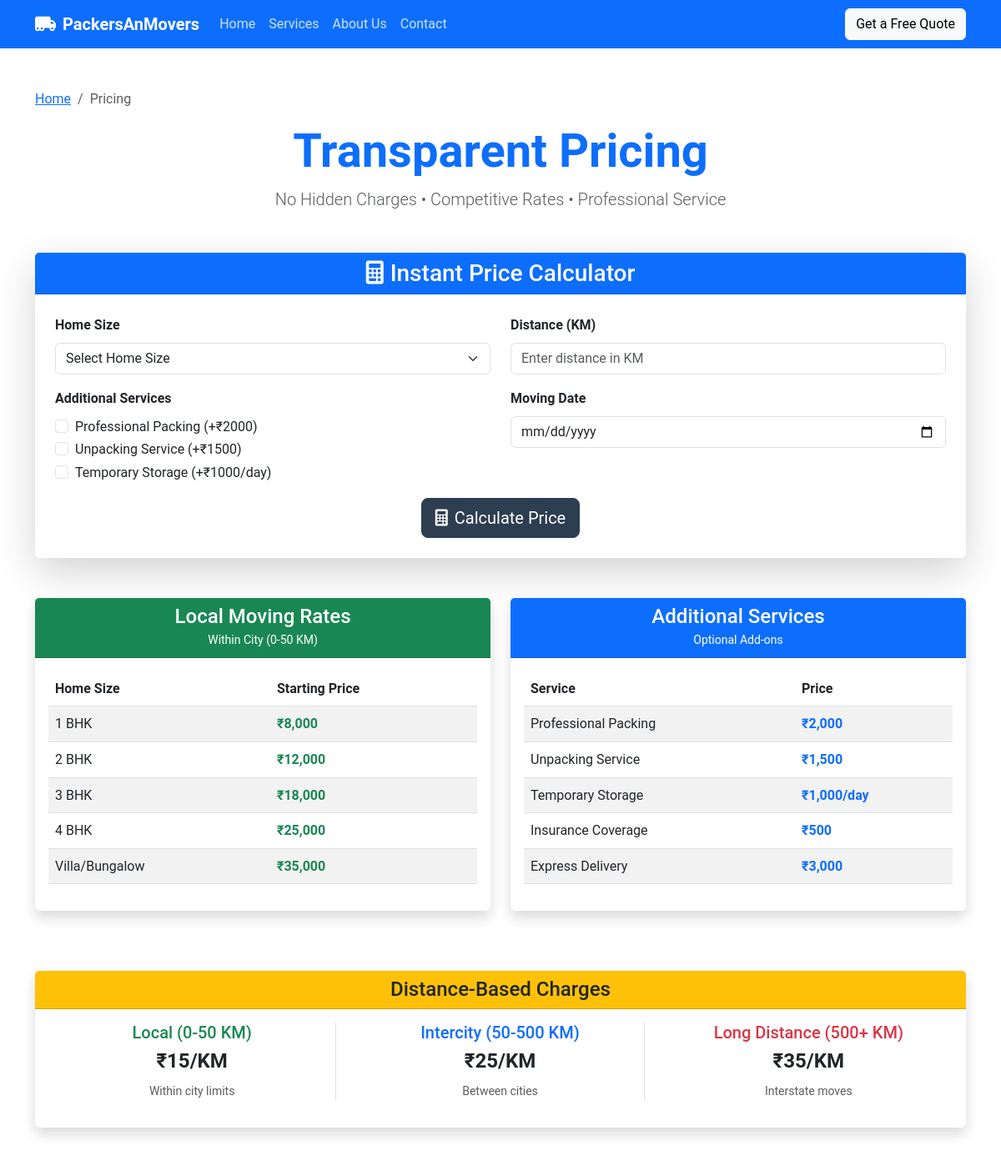
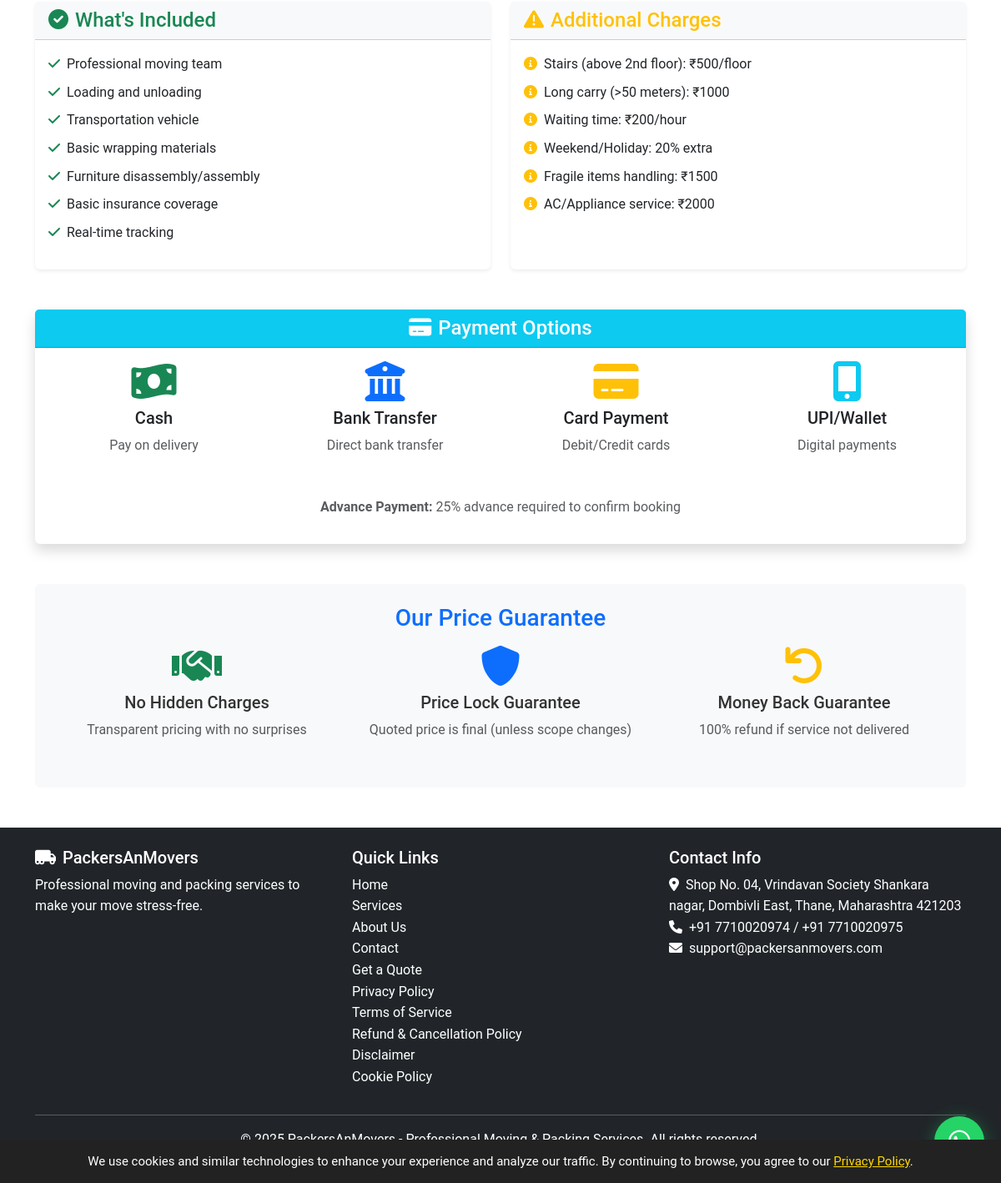
/pricing.php, run on the app's committed database (2 pictures, top to bottom).
### tables this page shows
CREATE TABLE settings (
    id INT AUTO_INCREMENT PRIMARY KEY,
    setting_key VARCHAR(100) UNIQUE NOT NULL,
    setting_value TEXT NOT NULL,
    updated_at TIMESTAMP DEFAULT CURRENT_TIMESTAMP ON UPDATE CURRENT_TIMESTAMP
);

### pricing.php (the view, shortened to what the rows shown need)
<?php
require_once 'config.php';
include 'includes/header.php';
?>
<div class="container my-5">
    <div class="text-center mb-5">
        <h1 class="display-4 fw-bold text-primary">Transparent Pricing</h1>
    </div>
    <div class="row mb-5">
        <div class="col-lg-6 mb-4">
            <div class="card h-100 border-0 shadow">
                <div class="card-body">
                    <div class="table-responsive">
                        <table class="table table-striped">
                            <thead>
                                <tr>
                                    <th>Home Size</th>
                                    <th>Starting Price</th>
                                </tr>
                            </thead>
                        </table>
                    </div>
                </div>
            </div>
        </div>
        <div class="col-lg-6 mb-4">
            <div class="card h-100 border-0 shadow">
                <div class="card-body">
                    <div class="table-responsive">
                        <table class="table table-striped">
                            <thead>
                                <tr>
                                    <th>Service</th>
                                    <th>Price</th>
                                </tr>
                            </thead>
                        </table>
                    </div>
                </div>
            </div>
        </div>
    </div>
</div>
<?php include 'includes/footer.php'; ?>

### includes/header.php (shortened to what the rows shown need)
<!DOCTYPE html>
<html lang="en">
<head>
    <link href="https://cdn.jsdelivr.net/npm/bootstrap@5.3.0-alpha1/dist/css/bootstrap.min.css" rel="stylesheet">
    <link rel="stylesheet" href="https://cdnjs.cloudflare.com/ajax/libs/font-awesome/6.0.0/css/all.min.css">
    <link rel="stylesheet" href="/assets/css/style.css">
</head>
<body>
    <nav class="navbar navbar-expand-lg navbar-dark bg-primary">
        <div class="container">
            <a class="navbar-brand" href="/">
                <i class="fas fa-truck-moving me-2"></i><?php echo get_setting('company_name', 'PackersAnMovers'); ?>
            </a>
            <div class="collapse navbar-collapse" id="navbarNav">
                <ul class="navbar-nav me-auto">
                </ul>
            </div>
            <div class="d-flex align-items-center">
                <a href="/quote" class="btn btn-light">Get a Free Quote</a>
            </div>
        </div>
    </nav>
    <main>

### includes/footer.php (shortened to what the rows shown need)
</main>
    <footer class="bg-dark text-white py-4 mt-5">
        <div class="container">
            <div class="row">
                <div class="col-md-4">
                    <h5><i class="fas fa-truck-moving me-2"></i><?php echo get_setting('company_name', 'PackersAnMovers'); ?></h5>
                    <p>Professional moving and packing services to make your move stress-free.</p>
                </div>
                <div class="col-md-4">
                    <h5>Contact Info</h5>
                    <address>
                        <i class="fas fa-map-marker-alt me-2"></i><?php echo get_setting('company_address', 'Address not configured'); ?><br>
                        <i class="fas fa-phone me-2"></i><?php echo get_setting('company_phone1', 'Phone not configured'); ?><?php if(get_setting('company_phone2')): ?> / <?php echo get_setting('company_phone2'); ?><?php endif; ?><br>
                        <i class="fas fa-envelope me-2"></i><?php echo get_setting('company_email', 'Email not configured'); ?>
                    </address>
                </div>
            </div>
        </div>
    </footer>
</body>
</html>

### data on the page
settings: setting_value "PackersAnMovers"
settings: setting_value "Shop No. 04, Vrindavan Society Shankara nagar, Dombivli East, Thane, Maharashtra 421203"
settings: setting_value "+91 7710020974"
settings: setting_value "+91 7710020975"
settings: setting_value "support@packersanmovers.com"

### other printed values
get_setting('price_packing', '2000') "2000"
get_setting('price_unpacking', '1500') "1500"
get_setting('price_storage', '1000') "1000"
get_setting('price_1bhk', '8000') "8,000"
get_setting('price_2bhk', '12000') "12,000"
get_setting('price_3bhk', '18000') "18,000"
get_setting('price_4bhk', '25000') "25,000"
get_setting('price_villa', '35000') "35,000"
get_setting('price_packing', '2000') "2,000"
get_setting('price_unpacking', '1500') "1,500"
get_setting('price_storage', '1000') "1,000"
get_setting('price_insurance', '500') "500"
get_setting('price_express', '3000') "3,000"
get_setting('rate_local', '15') "15"
get_setting('rate_intercity', '25') "25"
